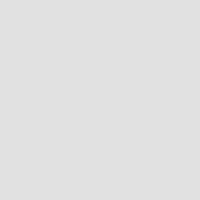
Frame 1 (no input)
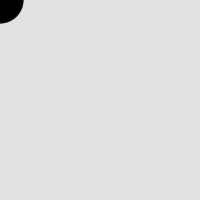
Frame 60 (the mouse pressed at the canvas centre just before this capture)
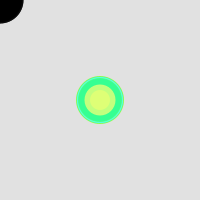
Frame 120 (the mouse held since frame 60 and released just before this capture)

The Processing sketch that drew these frames (run headless with seeded random() and noise(); from frame 60 on, the mouse is pressed at the canvas centre):

// Processing sketch: processing_93646
// ── processing_93646.pde

float r;
float g;
float b;
float a=200;
float x=100;
float y=100;
float diam;

void setup(){
  size(200,200);
  background (225);
  smooth();
}

void draw(){
  noStroke();
  fill(r,g,b,a);
  ellipse(mouseX,mouseY,diam,diam);
  diam=int (random (0,50));
  if ((mouseY>0)&&(mouseY<60)){
    r=255;
    g=int(random(0,255));
    b=int(random(0,255));
  }
  else{
    if ((mouseY>=60)&&(mouseY<120)){
      r=int(random(0,255));
      g=255;
      b=int(random(0,255));
    }else{ 
      if((mouseY>=120)&&(mouseY<=200)){
        r=int(random(0,255));
        g=int(random(0,255));
        b=255;
      }
    }
  }
  
}
